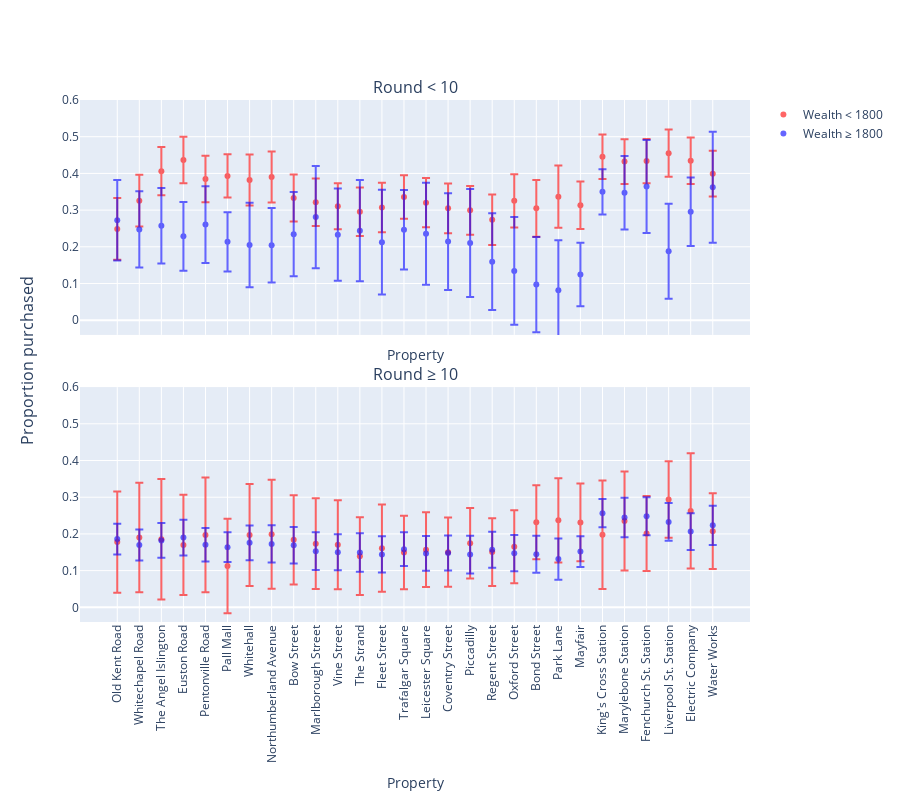

The code cell stored with this chart in its notebook:
### Code cell
plot_action_proportions(df_purchase, 'Proportion purchased (early game, low wealth)', 'Proportion purchased (early game, high wealth)', 
                        'Proportion purchased (late game, low wealth)', 'Proportion purchased (late game, high wealth)', 
                        'Error (early game, low wealth)', 'Error (early game, high wealth)', 'Error (late game, low wealth)', 
                        'Error (late game, high wealth)', 'Proportion purchased', ymax=0.6)

### Figure 1 — Plotly figure (JSON) as saved in the notebook; plotly's stock layout.template omitted (floating-point values rounded to 4 significant figures)
{"data": [{"error_y": {"array": [0.08417, 0.07055, 0.0659, 0.06355, 0.06341, 0.05888, 0.06963, 0.06969, 0.06397, 0.06493, 0.06294, 0.06635, 0.06734, 0.05927, 0.06709, 0.06796, 0.06642, 0.06875, 0.07262, 0.07737, 0.08464, 0.06457, 0.0607, 0.06089, 0.06015, 0.06443, 0.06354, 0.06245], "type": "data"}, "marker": {"color": "red"}, "mode": "markers", "name": "Wealth < 1800", "opacity": 0.6, "type": "scatter", "x": ["Old Kent Road", "Whitechapel Road", "The Angel Islington", "Euston Road", "Pentonville Road", "Pall Mall", "Whitehall", "Northumberland Avenue", "Bow Street", "Marlborough Street", "Vine Street", "The Strand", "Fleet Street", "Trafalgar Square", "Leicester Square", "Coventry Street", "Piccadilly", "Regent Street", "Oxford Street", "Bond Street", "Park Lane", "Mayfair", "King's Cross Station", "Marylebone Station", "Fenchurch St. Station", "Liverpool St. Station", "Electric Company", "Water Works"], "xaxis": "x", "y": [0.2487, 0.3258, 0.4061, 0.4364, 0.385, 0.3933, 0.3819, 0.3901, 0.3327, 0.3215, 0.3105, 0.2955, 0.3071, 0.336, 0.3204, 0.3048, 0.2996, 0.2739, 0.3253, 0.3048, 0.3366, 0.3134, 0.4453, 0.4323, 0.4335, 0.4552, 0.4346, 0.3993], "yaxis": "y"}, {"error_y": {"array": [0.1098, 0.1041, 0.1029, 0.09398, 0.1045, 0.08058, 0.115, 0.1016, 0.1147, 0.1393, 0.1256, 0.1378, 0.143, 0.1083, 0.1389, 0.132, 0.1473, 0.132, 0.1468, 0.1299, 0.1358, 0.08659, 0.06178, 0.1001, 0.1267, 0.1292, 0.09328, 0.1513], "type": "data"}, "marker": {"color": "blue"}, "mode": "markers", "name": "Wealth ≥ 1800", "opacity": 0.6, "type": "scatter", "x": ["Old Kent Road", "Whitechapel Road", "The Angel Islington", "Euston Road", "Pentonville Road", "Pall Mall", "Whitehall", "Northumberland Avenue", "Bow Street", "Marlborough Street", "Vine Street", "The Strand", "Fleet Street", "Trafalgar Square", "Leicester Square", "Coventry Street", "Piccadilly", "Regent Street", "Oxford Street", "Bond Street", "Park Lane", "Mayfair", "King's Cross Station", "Marylebone Station", "Fenchurch St. Station", "Liverpool St. Station", "Electric Company", "Water Works"], "xaxis": "x", "y": [0.2725, 0.2474, 0.2577, 0.2284, 0.2605, 0.2136, 0.2047, 0.2041, 0.2345, 0.281, 0.2332, 0.244, 0.2128, 0.2464, 0.2353, 0.2143, 0.2102, 0.1596, 0.1341, 0.09709, 0.08197, 0.1245, 0.3499, 0.3471, 0.3643, 0.1878, 0.2953, 0.3622], "yaxis": "y"}, {"error_y": {"array": [0.1379, 0.1492, 0.1642, 0.1365, 0.1565, 0.129, 0.1387, 0.1485, 0.1214, 0.1238, 0.1214, 0.1057, 0.119, 0.1002, 0.102, 0.0943, 0.09621, 0.09241, 0.09924, 0.1009, 0.1146, 0.1058, 0.148, 0.135, 0.102, 0.1045, 0.157, 0.1032], "type": "data"}, "marker": {"color": "red"}, "mode": "markers", "opacity": 0.6, "showlegend": false, "type": "scatter", "x": ["Old Kent Road", "Whitechapel Road", "The Angel Islington", "Euston Road", "Pentonville Road", "Pall Mall", "Whitehall", "Northumberland Avenue", "Bow Street", "Marlborough Street", "Vine Street", "The Strand", "Fleet Street", "Trafalgar Square", "Leicester Square", "Coventry Street", "Piccadilly", "Regent Street", "Oxford Street", "Bond Street", "Park Lane", "Mayfair", "King's Cross Station", "Marylebone Station", "Fenchurch St. Station", "Liverpool St. Station", "Electric Company", "Water Works"], "xaxis": "x2", "y": [0.1777, 0.1905, 0.1852, 0.17, 0.1974, 0.1127, 0.197, 0.1988, 0.1839, 0.1734, 0.1705, 0.1395, 0.161, 0.1496, 0.1572, 0.1501, 0.1745, 0.1504, 0.165, 0.2319, 0.237, 0.2314, 0.1977, 0.235, 0.201, 0.2938, 0.2625, 0.2074], "yaxis": "y2"}, {"error_y": {"array": [0.04171, 0.04241, 0.04733, 0.04876, 0.04553, 0.04029, 0.04756, 0.0507, 0.04963, 0.05123, 0.04913, 0.05266, 0.04939, 0.04601, 0.04722, 0.04769, 0.05148, 0.0491, 0.04948, 0.05042, 0.0562, 0.04207, 0.03825, 0.05402, 0.05181, 0.05156, 0.05018, 0.05359], "type": "data"}, "marker": {"color": "blue"}, "mode": "markers", "opacity": 0.6, "showlegend": false, "type": "scatter", "x": ["Old Kent Road", "Whitechapel Road", "The Angel Islington", "Euston Road", "Pentonville Road", "Pall Mall", "Whitehall", "Northumberland Avenue", "Bow Street", "Marlborough Street", "Vine Street", "The Strand", "Fleet Street", "Trafalgar Square", "Leicester Square", "Coventry Street", "Piccadilly", "Regent Street", "Oxford Street", "Bond Street", "Park Lane", "Mayfair", "King's Cross Station", "Marylebone Station", "Fenchurch St. Station", "Liverpool St. Station", "Electric Company", "Water Works"], "xaxis": "x2", "y": [0.1859, 0.1699, 0.1823, 0.1899, 0.1704, 0.164, 0.1757, 0.1728, 0.169, 0.1531, 0.1499, 0.1493, 0.1442, 0.1584, 0.1468, 0.148, 0.1438, 0.1566, 0.1475, 0.1447, 0.1314, 0.1518, 0.2566, 0.2447, 0.2481, 0.2328, 0.2064, 0.2233], "yaxis": "y2"}], "layout": {"annotations": [{"font": {"size": 16}, "showarrow": false, "text": "Round < 10", "x": 0.5, "xanchor": "center", "xref": "paper", "y": 1, "yanchor": "bottom", "yref": "paper"}, {"font": {"size": 16}, "showarrow": false, "text": "Round ≥ 10", "x": 0.5, "xanchor": "center", "xref": "paper", "y": 0.45, "yanchor": "bottom", "yref": "paper"}, {"font": {"size": 16}, "showarrow": false, "text": "Proportion purchased", "textangle": -90, "x": 0, "xanchor": "right", "xref": "paper", "xshift": -40, "y": 0.5, "yanchor": "middle", "yref": "paper"}], "height": 800, "xaxis": {"anchor": "y", "domain": [0, 1], "matches": "x2", "showticklabels": false, "tickangle": -90, "title": {"text": "Property"}}, "xaxis2": {"anchor": "y2", "domain": [0, 1], "tickangle": -90, "title": {"text": "Property"}}, "yaxis": {"anchor": "x", "domain": [0.55, 1], "range": [-0.04, 0.6]}, "yaxis2": {"anchor": "x2", "domain": [0, 0.45], "range": [-0.04, 0.6]}}}
